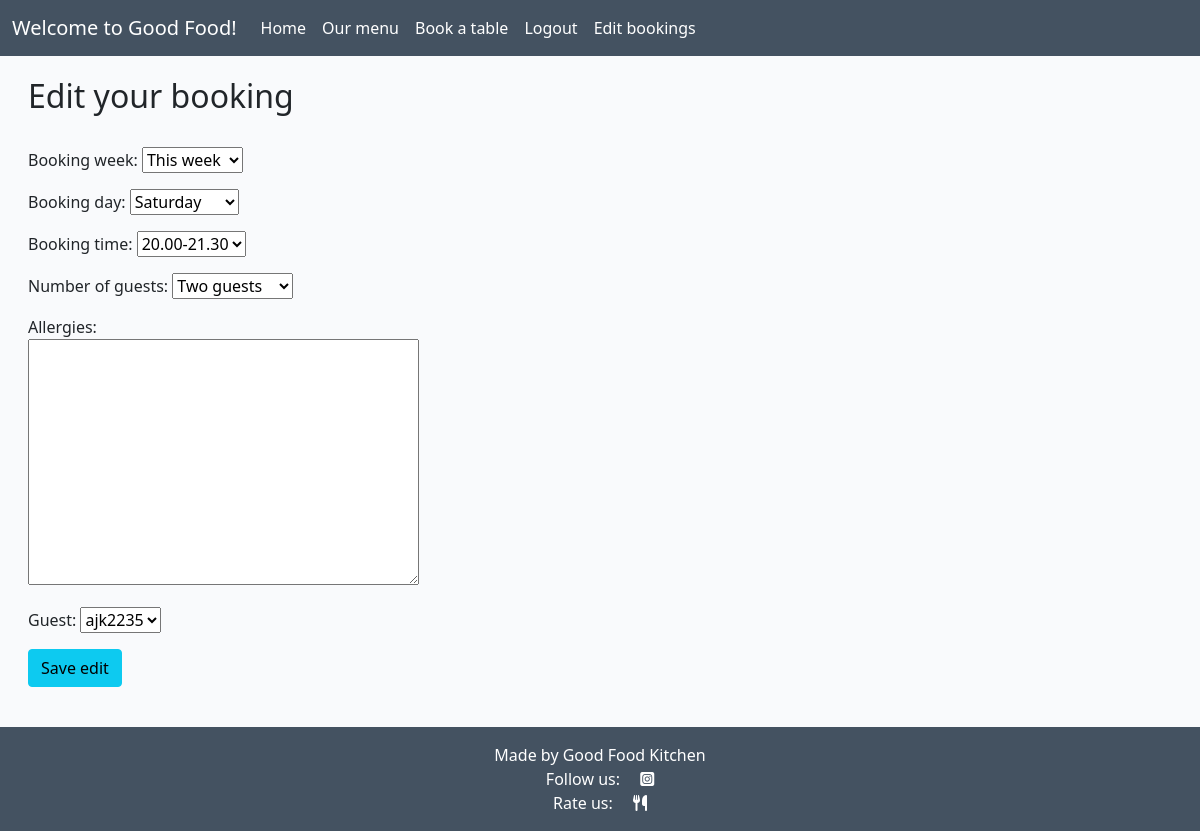
Before: /edit_booking/27 (signed in) with the older database file.
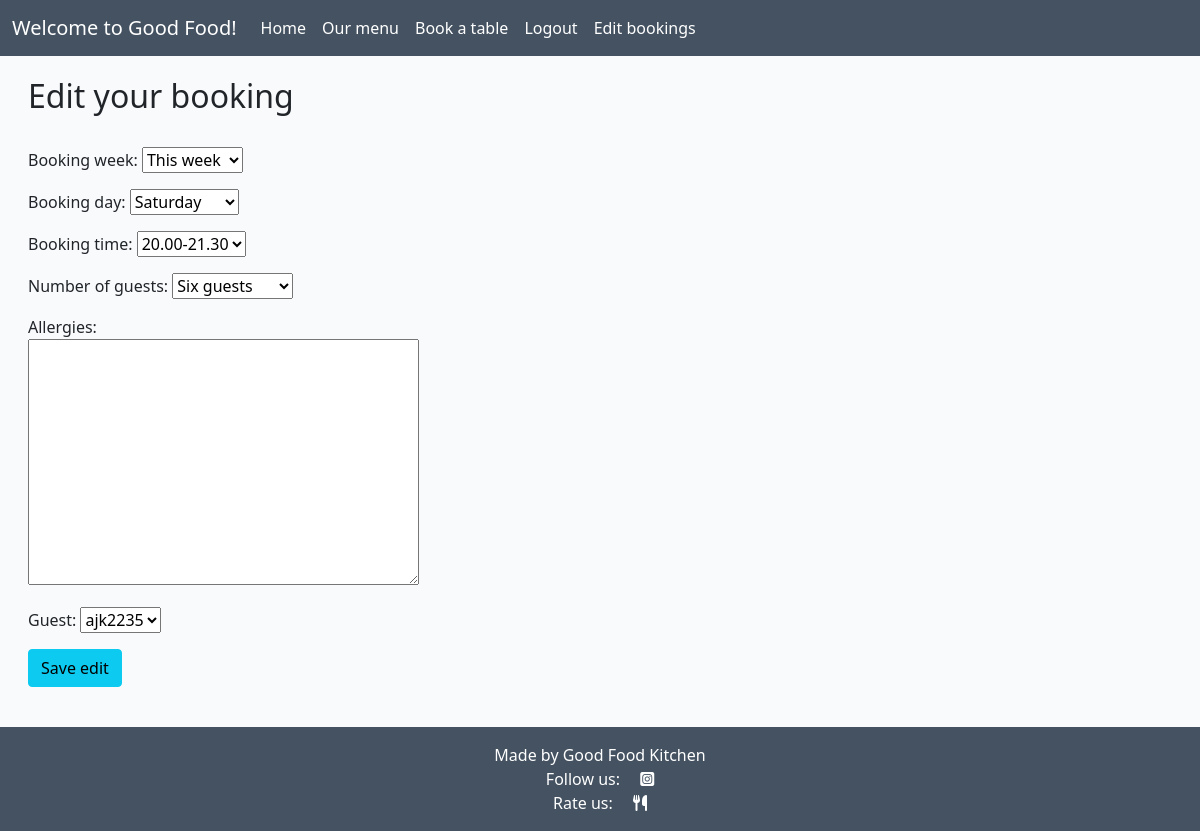
After: the same page with the newer database file.
### booktable/models.py (models this page shows, shortened)
class Booking(models.Model):
    THISWEEK = 'Current week'
    NEXTWEEK = 'Next week'
    WEEK_CHOICES = [
        (THISWEEK, 'This week'),
        (NEXTWEEK, 'Next week'),
    ]
    TUESDAY = 'Tue'
    WEDNESDAY = 'Wed'
    THURSDAY = 'Thu'
    FRIDAY = 'Fri'
    SATURDAY = 'Sat'
    OPENING_DAYS_CHOICES = [
        (TUESDAY, 'Tuesday'),
        (WEDNESDAY, 'Wednesday'),
        (THURSDAY, 'Thursday'),
        (FRIDAY, 'Friday'),
        (SATURDAY, 'Saturday'),
    ]
    DINNER1 = '17.00-18.30'
    DINNER2 = '18.30-20.00'
    DINNER3 = '20.00-21.30'
    SEATING_TIMES_CHOICES = [
        (DINNER1, '17.00-18.30'),
        (DINNER2, '18.30-20.00'),
        (DINNER3, '20.00-21.30'),
    ]
    ONE = 'One guest'
    TWO = 'Two guests'
    THREE = 'Three guests'
    FOUR = 'Four guests'
    FIVE = 'Five guests'
    SIX = 'Six guests'
    SEVEN = 'Seven guests'
    EIGHT = 'Eight guests'
    NUMBER_OF_GUESTS = [
        (ONE, 'One guest'),
        (TWO, 'Two guests'),
        (THREE, 'Three guests'),
        (FOUR, 'Four guests'),
        (FIVE, 'Five guests'),
        (SIX, 'Six guests'),
        (SEVEN, 'Seven guests'),
        (EIGHT, 'Eight guests'),
    ]
    booking_week = models.CharField(
        max_length=12,
        choices=WEEK_CHOICES,
        default=THISWEEK,
    )
    booking_day = models.CharField(
        max_length=10,
        choices=OPENING_DAYS_CHOICES,
        default=TUESDAY,
    )
    booking_time = models.CharField(
        max_length=20,
        choices=SEATING_TIMES_CHOICES,
        default=DINNER1,
    )
    booking_made = timezone.now()
    number_of_guests = models.CharField(
        max_length=20,
        choices=NUMBER_OF_GUESTS,
        default=TWO,
    )
    allergies = models.TextField(
        max_length=100,
        verbose_name='Allergies',
        blank=True,
    )
    guest = models.ForeignKey(User, on_delete=models.CASCADE, related_name="booking")
    objects = models.Manager()
    class Meta:
        ordering = ('booking_week', 'booking_day', 'booking_time')
        unique_together = ('guest', 'booking_week', 'booking_day', 'booking_time')

### booktable/views.py (the view)
# urls.py: path('edit_booking/<booking_id>', views.edit_booking, name='edit-booking'),
def edit_booking(request, booking_id):
    booking = Booking.objects.get(pk=booking_id)
    form = BookingForm(request.POST or None, instance=booking)
    if form.is_valid():
        form.save()
        return redirect('booking_list')
    return render(request, 'edit_booking.html', {'booking': booking, 'form': form})

### booktable/forms.py
class BookingForm(ModelForm):
    class Meta:
        model = Booking
        fields = '__all__'

### templates/edit_booking.html (shortened to what this page needs)
{% extends "base.html" %}
{% block content %}
<div class="container-fluid">
    <div class="row">
        <div class="col-md-4">
            <div class="card mb-4">
                <div class="card-body">
                    <div class="cover-text">
                        <h2>Edit your booking</h2>
                        {% if user.is_authenticated %}
                        <br/>
                        <form id="booking_form" action="" method=POST>
                            {{ form.as_p }}
                            <input type="submit" value="Save edit" class="btn btn-info default" name="_edit">
                        </form>
                        {% endif %}
                    </div>
                </div>
            </div>
        </div>
    </div>
</div>
{% endblock %}

Changed rows visible on the page:
changed Booking "This week": number_of_guests "Two guests" → "Six guests"
